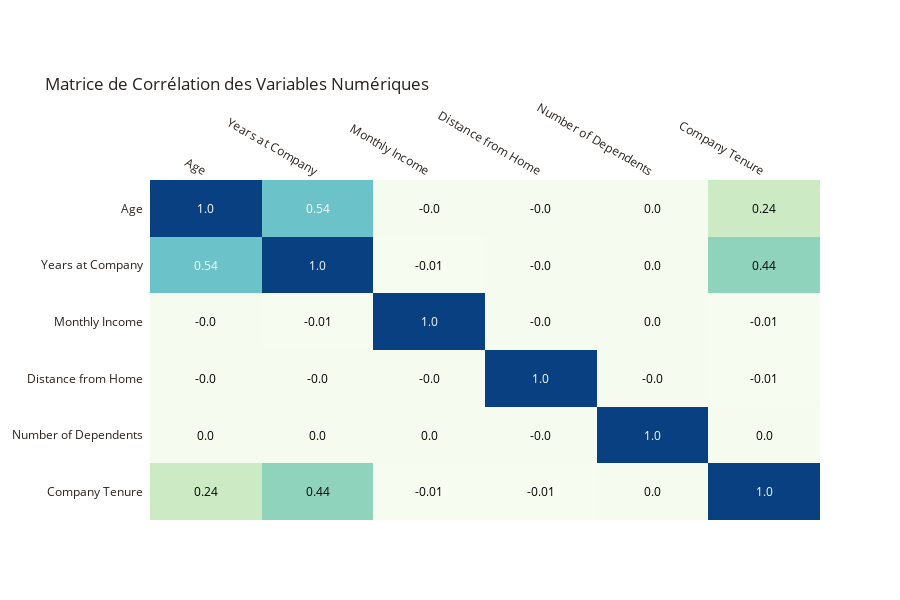

The code cell stored with this chart in its notebook:
### Markdown cell above
- Analyse des corrélations pour les variables catégorielles numériques

### Code cell
import pandas as pd
import plotly.figure_factory as ff

df = df_combined.copy()

# Identifier les colonnes catégorielles et celles avec faible cardinalité
cat_cols = []
for i in df.columns:
    if df[i].nunique() <= 5 or df[i].dtype == object:
        cat_cols.append(i)

# Supprimer les colonnes catégorielles et à faible cardinalité
df.drop(cat_cols, axis=1, inplace=True)

# Supprimer des colonnes spécifiques qui ne sont pas pertinentes pour la corrélation (exemple: identifiant unique)
df.drop('Employee ID', axis=1, inplace=True, errors='ignore')  # Remplacer 'Employee ID' par toute autre colonne non pertinente

# Calculer la matrice de corrélation
corr = df.corr().round(2)

# Extraire les index, colonnes et valeurs de la matrice pour la heatmap
x = corr.index.tolist()
y = corr.columns.tolist()
z = corr.to_numpy()

# Créer une heatmap annotée avec Plotly
fig = ff.create_annotated_heatmap(z=z, x=x, y=y, annotation_text=z, name='',
                                  hovertemplate="Correlation between %{x} and %{y} = %{z}",
                                  colorscale='GnBu')

# Inverser l'axe des y pour une lecture traditionnelle
fig.update_yaxes(autorange="reversed")

# Configurer le titre et la mise en page
fig.update_layout(title="Matrice de Corrélation des Variables Numériques", 
                  font_color='#28221D', margin=dict(t=180), height=600)

# Afficher la heatmap
fig.show()

### Figure 1 — Plotly figure (JSON) as saved in the notebook; plotly's stock layout.template omitted (floating-point values rounded to 4 significant figures)
{"data": [{"colorscale": [[0, "rgb(247,252,240)"], [0.125, "rgb(224,243,219)"], [0.25, "rgb(204,235,197)"], [0.375, "rgb(168,221,181)"], [0.5, "rgb(123,204,196)"], [0.625, "rgb(78,179,211)"], [0.75, "rgb(43,140,190)"], [0.875, "rgb(8,104,172)"], [1, "rgb(8,64,129)"]], "hovertemplate": "Correlation between %{x} and %{y} = %{z}", "name": "", "reversescale": false, "showscale": false, "type": "heatmap", "x": ["Age", "Years at Company", "Monthly Income", "Distance from Home", "Number of Dependents", "Company Tenure"], "y": ["Age", "Years at Company", "Monthly Income", "Distance from Home", "Number of Dependents", "Company Tenure"], "z": [[1, 0.54, 0, 0, 0, 0.24], [0.54, 1, -0.01, 0, 0, 0.44], [0, -0.01, 1, 0, 0, -0.01], [0, 0, 0, 1, 0, -0.01], [0, 0, 0, 0, 1, 0], [0.24, 0.44, -0.01, -0.01, 0, 1]]}], "layout": {"annotations": [{"font": {"color": "#FFFFFF"}, "showarrow": false, "text": "1.0", "x": "Age", "xref": "x", "y": "Age", "yref": "y"}, {"font": {"color": "#FFFFFF"}, "showarrow": false, "text": "0.54", "x": "Years at Company", "xref": "x", "y": "Age", "yref": "y"}, {"font": {"color": "#000000"}, "showarrow": false, "text": "-0.0", "x": "Monthly Income", "xref": "x", "y": "Age", "yref": "y"}, {"font": {"color": "#000000"}, "showarrow": false, "text": "-0.0", "x": "Distance from Home", "xref": "x", "y": "Age", "yref": "y"}, {"font": {"color": "#000000"}, "showarrow": false, "text": "0.0", "x": "Number of Dependents", "xref": "x", "y": "Age", "yref": "y"}, {"font": {"color": "#000000"}, "showarrow": false, "text": "0.24", "x": "Company Tenure", "xref": "x", "y": "Age", "yref": "y"}, {"font": {"color": "#FFFFFF"}, "showarrow": false, "text": "0.54", "x": "Age", "xref": "x", "y": "Years at Company", "yref": "y"}, {"font": {"color": "#FFFFFF"}, "showarrow": false, "text": "1.0", "x": "Years at Company", "xref": "x", "y": "Years at Company", "yref": "y"}, {"font": {"color": "#000000"}, "showarrow": false, "text": "-0.01", "x": "Monthly Income", "xref": "x", "y": "Years at Company", "yref": "y"}, {"font": {"color": "#000000"}, "showarrow": false, "text": "-0.0", "x": "Distance from Home", "xref": "x", "y": "Years at Company", "yref": "y"}, {"font": {"color": "#000000"}, "showarrow": false, "text": "0.0", "x": "Number of Dependents", "xref": "x", "y": "Years at Company", "yref": "y"}, {"font": {"color": "#000000"}, "showarrow": false, "text": "0.44", "x": "Company Tenure", "xref": "x", "y": "Years at Company", "yref": "y"}, {"font": {"color": "#000000"}, "showarrow": false, "text": "-0.0", "x": "Age", "xref": "x", "y": "Monthly Income", "yref": "y"}, {"font": {"color": "#000000"}, "showarrow": false, "text": "-0.01", "x": "Years at Company", "xref": "x", "y": "Monthly Income", "yref": "y"}, {"font": {"color": "#FFFFFF"}, "showarrow": false, "text": "1.0", "x": "Monthly Income", "xref": "x", "y": "Monthly Income", "yref": "y"}, {"font": {"color": "#000000"}, "showarrow": false, "text": "-0.0", "x": "Distance from Home", "xref": "x", "y": "Monthly Income", "yref": "y"}, {"font": {"color": "#000000"}, "showarrow": false, "text": "0.0", "x": "Number of Dependents", "xref": "x", "y": "Monthly Income", "yref": "y"}, {"font": {"color": "#000000"}, "showarrow": false, "text": "-0.01", "x": "Company Tenure", "xref": "x", "y": "Monthly Income", "yref": "y"}, {"font": {"color": "#000000"}, "showarrow": false, "text": "-0.0", "x": "Age", "xref": "x", "y": "Distance from Home", "yref": "y"}, {"font": {"color": "#000000"}, "showarrow": false, "text": "-0.0", "x": "Years at Company", "xref": "x", "y": "Distance from Home", "yref": "y"}, {"font": {"color": "#000000"}, "showarrow": false, "text": "-0.0", "x": "Monthly Income", "xref": "x", "y": "Distance from Home", "yref": "y"}, {"font": {"color": "#FFFFFF"}, "showarrow": false, "text": "1.0", "x": "Distance from Home", "xref": "x", "y": "Distance from Home", "yref": "y"}, {"font": {"color": "#000000"}, "showarrow": false, "text": "-0.0", "x": "Number of Dependents", "xref": "x", "y": "Distance from Home", "yref": "y"}, {"font": {"color": "#000000"}, "showarrow": false, "text": "-0.01", "x": "Company Tenure", "xref": "x", "y": "Distance from Home", "yref": "y"}, {"font": {"color": "#000000"}, "showarrow": false, "text": "0.0", "x": "Age", "xref": "x", "y": "Number of Dependents", "yref": "y"}, {"font": {"color": "#000000"}, "showarrow": false, "text": "0.0", "x": "Years at Company", "xref": "x", "y": "Number of Dependents", "yref": "y"}, {"font": {"color": "#000000"}, "showarrow": false, "text": "0.0", "x": "Monthly Income", "xref": "x", "y": "Number of Dependents", "yref": "y"}, {"font": {"color": "#000000"}, "showarrow": false, "text": "-0.0", "x": "Distance from Home", "xref": "x", "y": "Number of Dependents", "yref": "y"}, {"font": {"color": "#FFFFFF"}, "showarrow": false, "text": "1.0", "x": "Number of Dependents", "xref": "x", "y": "Number of Dependents", "yref": "y"}, {"font": {"color": "#000000"}, "showarrow": false, "text": "0.0", "x": "Company Tenure", "xref": "x", "y": "Number of Dependents", "yref": "y"}, {"font": {"color": "#000000"}, "showarrow": false, "text": "0.24", "x": "Age", "xref": "x", "y": "Company Tenure", "yref": "y"}, {"font": {"color": "#000000"}, "showarrow": false, "text": "0.44", "x": "Years at Company", "xref": "x", "y": "Company Tenure", "yref": "y"}, {"font": {"color": "#000000"}, "showarrow": false, "text": "-0.01", "x": "Monthly Income", "xref": "x", "y": "Company Tenure", "yref": "y"}, {"font": {"color": "#000000"}, "showarrow": false, "text": "-0.01", "x": "Distance from Home", "xref": "x", "y": "Company Tenure", "yref": "y"}, {"font": {"color": "#000000"}, "showarrow": false, "text": "0.0", "x": "Number of Dependents", "xref": "x", "y": "Company Tenure", "yref": "y"}, {"font": {"color": "#FFFFFF"}, "showarrow": false, "text": "1.0", "x": "Company Tenure", "xref": "x", "y": "Company Tenure", "yref": "y"}], "font": {"color": "#28221D"}, "height": 600, "margin": {"t": 180}, "title": {"text": "Matrice de Corrélation des Variables Numériques"}, "xaxis": {"dtick": 1, "gridcolor": "rgb(0, 0, 0)", "side": "top", "ticks": ""}, "yaxis": {"autorange": "reversed", "dtick": 1, "ticks": "", "ticksuffix": "  "}}}
